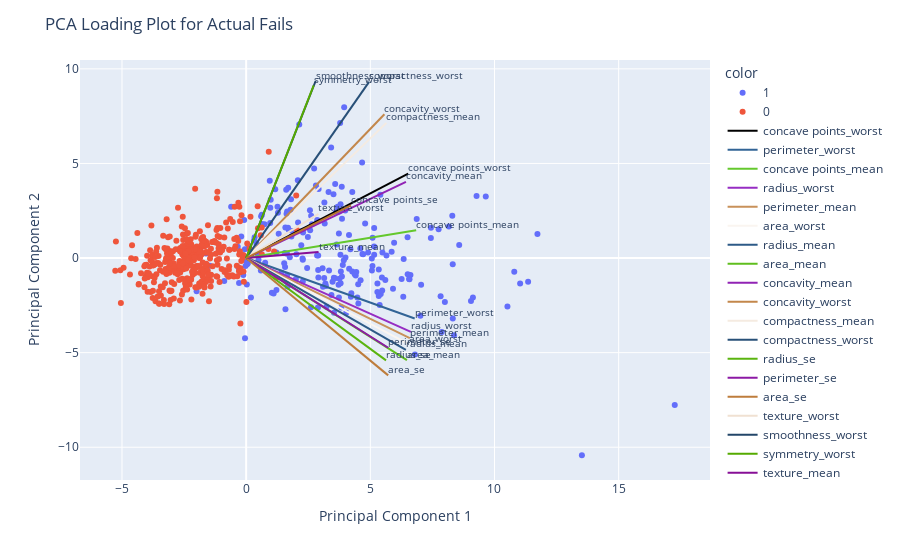
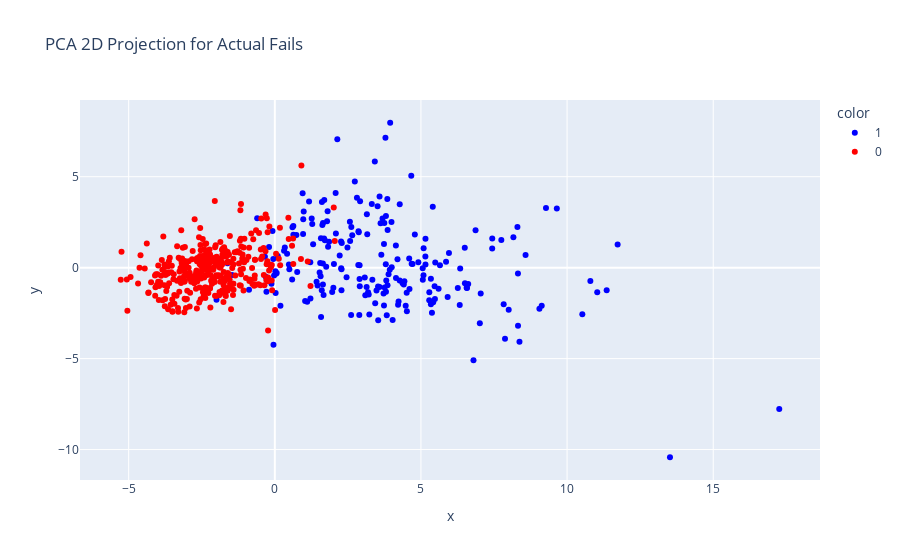
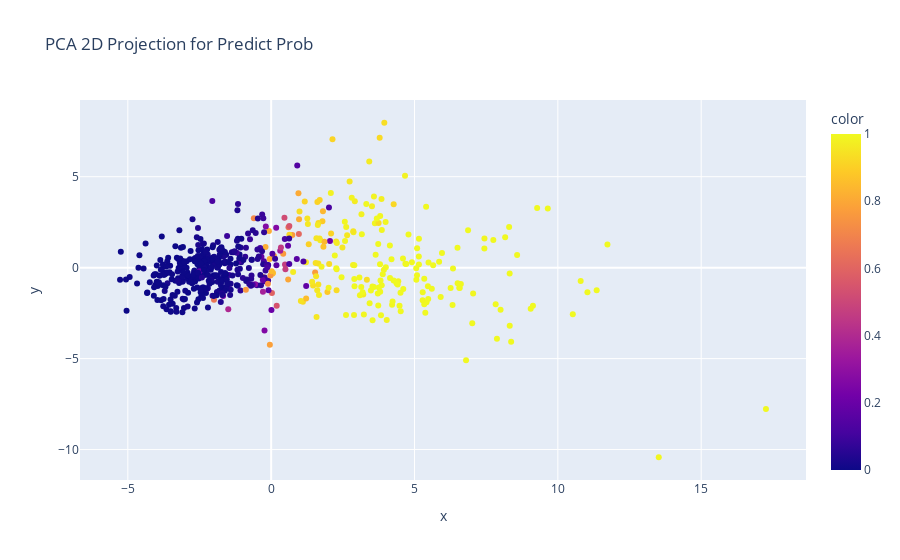

Notebook cell for these charts, in order:
### Markdown cell above
# PCA visualisation

### Code cell
scaler = StandardScaler()
X_scaled = scaler.fit_transform(cancer_df_cleaned[selected_feature])

pca = PCA(n_components=2)
X_pca = pca.fit_transform(X_scaled)

fig = px.scatter(
    x = X_pca[:, 0], # First principal component
    y = X_pca[:, 1], # Second principal component
    color = cancer_df_cleaned[target_col].astype(str), 
    title=f'PCA 2D Projection for Actual Fails',
    color_discrete_map={'0': 'red', '1': 'blue'}
)

loadings = pca.components_.T 

pca_loading_fig = px.scatter(
    x = X_pca[:, 0], # First principal component
    y = X_pca[:, 1], # Second principal component
    color = cancer_df_cleaned[target_col].astype(str), 
)
for i, feature in enumerate(selected_feature):
    x_end = loadings[i, 0] * 25
    y_end = loadings[i, 1] * 25

    pca_loading_fig.add_trace(go.Scatter(
        x=[0, x_end],
        y=[0, y_end],
        mode='lines+text',
        line=dict(color=f'rgba({(i * 50) % 255}, {(i * 100) % 255}, {(i * 150) % 255}, 1)', width=2),
        name=feature,
        text=["", feature],  # Show label only at the end
        textposition="top right",  # Can be 'top left', 'middle right', etc.
        textfont=dict(size=10)
    ))


pca_loading_fig.update_layout(
    title=f'PCA Loading Plot for Actual Fails',
    xaxis_title='Principal Component 1',
    yaxis_title='Principal Component 2'
)

pca_loading_fig.show()
fig.show()

fig = px.scatter(x = X_pca[:, 0], y = X_pca[:, 1], color=model.predict_proba(cancer_df_cleaned[selected_feature])[:,1], title=f'PCA 2D Projection for Predict Prob')
fig.show()

### Figure 1 — Plotly figure (JSON) as saved in the notebook; plotly's stock layout.template omitted (floating-point values rounded to 4 significant figures; data arrays with more than 128 entries replaced by an {"elided": "..."} marker saying what was removed)
{"data": [{"hovertemplate": "color=1<br>x=%{x}<br>y=%{y}<extra></extra>", "legendgroup": "1", "marker": {"color": "#636efa", "symbol": "circle"}, "mode": "markers", "name": "1", "orientation": "v", "showlegend": true, "type": "scatter", "x": {"elided": "212 float values"}, "xaxis": "x", "y": {"elided": "212 float values"}, "yaxis": "y"}, {"hovertemplate": "color=0<br>x=%{x}<br>y=%{y}<extra></extra>", "legendgroup": "0", "marker": {"color": "#EF553B", "symbol": "circle"}, "mode": "markers", "name": "0", "orientation": "v", "showlegend": true, "type": "scatter", "x": {"elided": "357 float values"}, "xaxis": "x", "y": {"elided": "357 float values"}, "yaxis": "y"}, {"line": {"color": "rgba(0, 0, 0, 1)", "width": 2}, "mode": "lines+text", "name": "concave points_worst", "text": ["", "concave points_worst"], "textfont": {"size": 10}, "textposition": "top right", "type": "scatter", "x": [0, 6.525], "y": [0, 4.467]}, {"line": {"color": "rgba(50, 100, 150, 1)", "width": 2}, "mode": "lines+text", "name": "perimeter_worst", "text": ["", "perimeter_worst"], "textfont": {"size": 10}, "textposition": "top right", "type": "scatter", "x": [0, 6.787], "y": [0, -3.192]}, {"line": {"color": "rgba(100, 200, 45, 1)", "width": 2}, "mode": "lines+text", "name": "concave points_mean", "text": ["", "concave points_mean"], "textfont": {"size": 10}, "textposition": "top right", "type": "scatter", "x": [0, 6.847], "y": [0, 1.465]}, {"line": {"color": "rgba(150, 45, 195, 1)", "width": 2}, "mode": "lines+text", "name": "radius_worst", "text": ["", "radius_worst"], "textfont": {"size": 10}, "textposition": "top right", "type": "scatter", "x": [0, 6.632], "y": [0, -3.9]}, {"line": {"color": "rgba(200, 145, 90, 1)", "width": 2}, "mode": "lines+text", "name": "perimeter_mean", "text": ["", "perimeter_mean"], "textfont": {"size": 10}, "textposition": "top right", "type": "scatter", "x": [0, 6.59], "y": [0, -4.231]}, {"line": {"color": "rgba(250, 245, 240, 1)", "width": 2}, "mode": "lines+text", "name": "area_worst", "text": ["", "area_worst"], "textfont": {"size": 10}, "textposition": "top right", "type": "scatter", "x": [0, 6.547], "y": [0, -4.555]}, {"line": {"color": "rgba(45, 90, 135, 1)", "width": 2}, "mode": "lines+text", "name": "radius_mean", "text": ["", "radius_mean"], "textfont": {"size": 10}, "textposition": "top right", "type": "scatter", "x": [0, 6.431], "y": [0, -4.848]}, {"line": {"color": "rgba(95, 190, 30, 1)", "width": 2}, "mode": "lines+text", "name": "area_mean", "text": ["", "area_mean"], "textfont": {"size": 10}, "textposition": "top right", "type": "scatter", "x": [0, 6.474], "y": [0, -5.394]}, {"line": {"color": "rgba(145, 35, 180, 1)", "width": 2}, "mode": "lines+text", "name": "concavity_mean", "text": ["", "concavity_mean"], "textfont": {"size": 10}, "textposition": "top right", "type": "scatter", "x": [0, 6.435], "y": [0, 4.026]}, {"line": {"color": "rgba(195, 135, 75, 1)", "width": 2}, "mode": "lines+text", "name": "concavity_worst", "text": ["", "concavity_worst"], "textfont": {"size": 10}, "textposition": "top right", "type": "scatter", "x": [0, 5.567], "y": [0, 7.598]}, {"line": {"color": "rgba(245, 235, 225, 1)", "width": 2}, "mode": "lines+text", "name": "compactness_mean", "text": ["", "compactness_mean"], "textfont": {"size": 10}, "textposition": "top right", "type": "scatter", "x": [0, 5.646], "y": [0, 7.145]}, {"line": {"color": "rgba(40, 80, 120, 1)", "width": 2}, "mode": "lines+text", "name": "compactness_worst", "text": ["", "compactness_worst"], "textfont": {"size": 10}, "textposition": "top right", "type": "scatter", "x": [0, 4.95], "y": [0, 9.316]}, {"line": {"color": "rgba(90, 180, 15, 1)", "width": 2}, "mode": "lines+text", "name": "radius_se", "text": ["", "radius_se"], "textfont": {"size": 10}, "textposition": "top right", "type": "scatter", "x": [0, 5.634], "y": [0, -5.406]}, {"line": {"color": "rgba(140, 25, 165, 1)", "width": 2}, "mode": "lines+text", "name": "perimeter_se", "text": ["", "perimeter_se"], "textfont": {"size": 10}, "textposition": "top right", "type": "scatter", "x": [0, 5.72], "y": [0, -4.742]}, {"line": {"color": "rgba(190, 125, 60, 1)", "width": 2}, "mode": "lines+text", "name": "area_se", "text": ["", "area_se"], "textfont": {"size": 10}, "textposition": "top right", "type": "scatter", "x": [0, 5.719], "y": [0, -6.201]}, {"line": {"color": "rgba(240, 225, 210, 1)", "width": 2}, "mode": "lines+text", "name": "texture_worst", "text": ["", "texture_worst"], "textfont": {"size": 10}, "textposition": "top right", "type": "scatter", "x": [0, 2.911], "y": [0, 2.337]}, {"line": {"color": "rgba(35, 70, 105, 1)", "width": 2}, "mode": "lines+text", "name": "smoothness_worst", "text": ["", "smoothness_worst"], "textfont": {"size": 10}, "textposition": "top right", "type": "scatter", "x": [0, 2.797], "y": [0, 9.359]}, {"line": {"color": "rgba(85, 170, 0, 1)", "width": 2}, "mode": "lines+text", "name": "symmetry_worst", "text": ["", "symmetry_worst"], "textfont": {"size": 10}, "textposition": "top right", "type": "scatter", "x": [0, 2.72], "y": [0, 9.131]}, {"line": {"color": "rgba(135, 15, 150, 1)", "width": 2}, "mode": "lines+text", "name": "texture_mean", "text": ["", "texture_mean"], "textfont": {"size": 10}, "textposition": "top right", "type": "scatter", "x": [0, 2.915], "y": [0, 0.3198]}, {"line": {"color": "rgba(185, 115, 45, 1)", "width": 2}, "mode": "lines+text", "name": "concave points_se", "text": ["", "concave points_se"], "textfont": {"size": 10}, "textposition": "top right", "type": "scatter", "x": [0, 4.216], "y": [0, 2.79]}], "layout": {"legend": {"title": {"text": "color"}, "tracegroupgap": 0}, "margin": {"t": 60}, "title": {"text": "PCA Loading Plot for Actual Fails"}, "xaxis": {"anchor": "y", "domain": [0, 1], "title": {"text": "Principal Component 1"}}, "yaxis": {"anchor": "x", "domain": [0, 1], "title": {"text": "Principal Component 2"}}}}

### Figure 2 — Plotly figure (JSON) as saved in the notebook; plotly's stock layout.template omitted (floating-point values rounded to 4 significant figures; data arrays with more than 128 entries replaced by an {"elided": "..."} marker saying what was removed)
{"data": [{"hovertemplate": "color=1<br>x=%{x}<br>y=%{y}<extra></extra>", "legendgroup": "1", "marker": {"color": "blue", "symbol": "circle"}, "mode": "markers", "name": "1", "orientation": "v", "showlegend": true, "type": "scatter", "x": {"elided": "212 float values"}, "xaxis": "x", "y": {"elided": "212 float values"}, "yaxis": "y"}, {"hovertemplate": "color=0<br>x=%{x}<br>y=%{y}<extra></extra>", "legendgroup": "0", "marker": {"color": "red", "symbol": "circle"}, "mode": "markers", "name": "0", "orientation": "v", "showlegend": true, "type": "scatter", "x": {"elided": "357 float values"}, "xaxis": "x", "y": {"elided": "357 float values"}, "yaxis": "y"}], "layout": {"legend": {"title": {"text": "color"}, "tracegroupgap": 0}, "title": {"text": "PCA 2D Projection for Actual Fails"}, "xaxis": {"anchor": "y", "domain": [0, 1], "title": {"text": "x"}}, "yaxis": {"anchor": "x", "domain": [0, 1], "title": {"text": "y"}}}}

### Figure 3 — Plotly figure (JSON) as saved in the notebook; plotly's stock layout.template omitted (floating-point values rounded to 4 significant figures; data arrays with more than 128 entries replaced by an {"elided": "..."} marker saying what was removed)
{"data": [{"hovertemplate": "x=%{x}<br>y=%{y}<br>color=%{marker.color}<extra></extra>", "legendgroup": "", "marker": {"color": {"elided": "569 float values"}, "coloraxis": "coloraxis", "symbol": "circle"}, "mode": "markers", "name": "", "orientation": "v", "showlegend": false, "type": "scatter", "x": {"elided": "569 float values"}, "xaxis": "x", "y": {"elided": "569 float values"}, "yaxis": "y"}], "layout": {"coloraxis": {"colorbar": {"title": {"text": "color"}}, "colorscale": [[0, "#0d0887"], [0.1111, "#46039f"], [0.2222, "#7201a8"], [0.3333, "#9c179e"], [0.4444, "#bd3786"], [0.5556, "#d8576b"], [0.6667, "#ed7953"], [0.7778, "#fb9f3a"], [0.8889, "#fdca26"], [1, "#f0f921"]]}, "legend": {"tracegroupgap": 0}, "title": {"text": "PCA 2D Projection for Predict Prob"}, "xaxis": {"anchor": "y", "domain": [0, 1], "title": {"text": "x"}}, "yaxis": {"anchor": "x", "domain": [0, 1], "title": {"text": "y"}}}}
